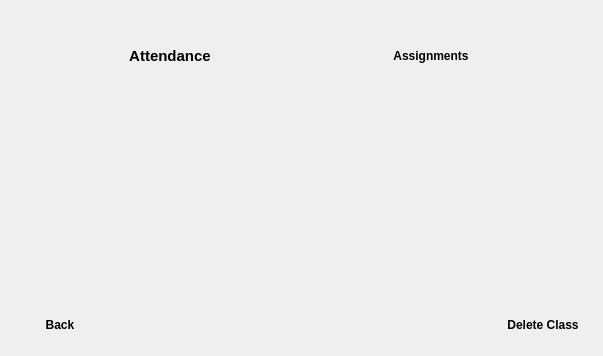
<?xml version="1.0" encoding="UTF-8"?>
<ui version="4.0">
 <class>AceClassUtility_Class</class>
 <widget class="QDialog" name="AceClassUtility_Class">
  <property name="enabled">
   <bool>true</bool>
  </property>
  <property name="geometry">
   <rect>
    <x>0</x>
    <y>0</y>
    <width>603</width>
    <height>356</height>
   </rect>
  </property>
  <property name="minimumSize">
   <size>
    <width>603</width>
    <height>356</height>
   </size>
  </property>
  <property name="maximumSize">
   <size>
    <width>603</width>
    <height>356</height>
   </size>
  </property>
  <property name="baseSize">
   <size>
    <width>603</width>
    <height>356</height>
   </size>
  </property>
  <property name="font">
   <font>
    <weight>50</weight>
    <bold>false</bold>
   </font>
  </property>
  <property name="windowTitle">
   <string>Ace Class Utility - &lt;className&gt;</string>
  </property>
  <property name="windowIcon">
   <iconset resource="../main.qrc">
    <normaloff>:/icons/icon.png</normaloff>:/icons/icon.png</iconset>
  </property>
  <layout class="QGridLayout" name="gridLayout_3">
   <item row="9" column="0">
    <widget class="QWidget" name="backButtonWidget" native="true">
     <property name="enabled">
      <bool>true</bool>
     </property>
     <layout class="QGridLayout" name="gridLayout_2">
      <item row="1" column="1">
       <spacer name="horizontalSpacer">
        <property name="orientation">
         <enum>Qt::Horizontal</enum>
        </property>
        <property name="sizeHint" stdset="0">
         <size>
          <width>40</width>
          <height>20</height>
         </size>
        </property>
       </spacer>
      </item>
      <item row="1" column="0">
       <widget class="QPushButton" name="backButton">
        <property name="font">
         <font>
          <weight>75</weight>
          <bold>true</bold>
         </font>
        </property>
        <property name="text">
         <string>Back</string>
        </property>
        <property name="icon">
         <iconset theme="back">
          <normaloff>.</normaloff>.</iconset>
        </property>
        <property name="flat">
         <bool>true</bool>
        </property>
       </widget>
      </item>
      <item row="1" column="2">
       <widget class="QPushButton" name="deleteClassButton">
        <property name="font">
         <font>
          <weight>75</weight>
          <bold>true</bold>
         </font>
        </property>
        <property name="text">
         <string>Delete Class</string>
        </property>
        <property name="icon">
         <iconset theme="edit-delete">
          <normaloff>.</normaloff>.</iconset>
        </property>
        <property name="flat">
         <bool>true</bool>
        </property>
       </widget>
      </item>
     </layout>
    </widget>
   </item>
   <item row="0" column="0">
    <widget class="QLabel" name="classNameLabel">
     <property name="font">
      <font>
       <pointsize>17</pointsize>
       <weight>75</weight>
       <bold>true</bold>
      </font>
     </property>
     <property name="text">
      <string>&lt;className&gt;</string>
     </property>
    </widget>
   </item>
   <item row="5" column="0">
    <spacer name="verticalSpacer">
     <property name="orientation">
      <enum>Qt::Vertical</enum>
     </property>
     <property name="sizeType">
      <enum>QSizePolicy::Expanding</enum>
     </property>
     <property name="sizeHint" stdset="0">
      <size>
       <width>20</width>
       <height>40</height>
      </size>
     </property>
    </spacer>
   </item>
   <item row="1" column="0">
    <layout class="QGridLayout" name="buttonsLayout">
     <item row="0" column="1">
      <widget class="QPushButton" name="assignmentsButton">
       <property name="minimumSize">
        <size>
         <width>192</width>
         <height>0</height>
        </size>
       </property>
       <property name="maximumSize">
        <size>
         <width>192</width>
         <height>16777215</height>
        </size>
       </property>
       <property name="baseSize">
        <size>
         <width>0</width>
         <height>0</height>
        </size>
       </property>
       <property name="font">
        <font>
         <weight>75</weight>
         <bold>true</bold>
        </font>
       </property>
       <property name="text">
        <string>Assignments</string>
       </property>
       <property name="icon">
        <iconset theme="document">
         <normaloff>.</normaloff>.</iconset>
       </property>
       <property name="iconSize">
        <size>
         <width>64</width>
         <height>64</height>
        </size>
       </property>
       <property name="autoDefault">
        <bool>true</bool>
       </property>
       <property name="flat">
        <bool>true</bool>
       </property>
      </widget>
     </item>
     <item row="0" column="0">
      <widget class="QPushButton" name="attendanceButton">
       <property name="minimumSize">
        <size>
         <width>192</width>
         <height>0</height>
        </size>
       </property>
       <property name="maximumSize">
        <size>
         <width>192</width>
         <height>16777215</height>
        </size>
       </property>
       <property name="font">
        <font>
         <pointsize>11</pointsize>
         <weight>75</weight>
         <bold>true</bold>
        </font>
       </property>
       <property name="text">
        <string>Attendance</string>
       </property>
       <property name="icon">
        <iconset theme="contact">
         <normaloff>.</normaloff>.</iconset>
       </property>
       <property name="iconSize">
        <size>
         <width>64</width>
         <height>64</height>
        </size>
       </property>
       <property name="checkable">
        <bool>false</bool>
       </property>
       <property name="checked">
        <bool>false</bool>
       </property>
       <property name="flat">
        <bool>true</bool>
       </property>
      </widget>
     </item>
    </layout>
   </item>
  </layout>
 </widget>
 <resources>
  <include location="../main.qrc"/>
 </resources>
 <connections/>
</ui>
